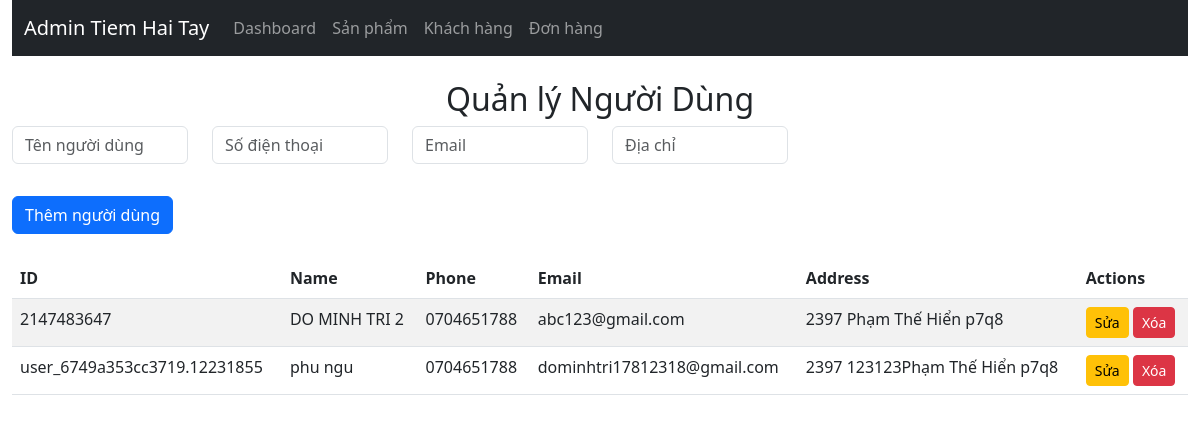
Screenshot of /frontend/admin/users.php with the database file from the repository.
### tables this page shows
CREATE TABLE IF NOT EXISTS `users` (
  `id` varchar(255) NOT NULL,
  `name` varchar(255) NOT NULL,
  `phone` varchar(15) NOT NULL,
  `email` varchar(255) NOT NULL,
  `address` text NOT NULL,
  PRIMARY KEY (`id`)
);

### backend/models/user.php (called while the page is built, shortened)
<?php
function getAllUsers() {
    $conn = getDatabaseConnection();
    $result = $conn->query("SELECT * FROM users");
    return $result->fetch_all(MYSQLI_ASSOC);
}
?>

### frontend/admin/users.php (the view, shortened to what this page needs)
<?php
include './components/header.php';
require_once '../../backend/models/user.php';
$users = getAllUsers();
?>
<div class="container-fluid">
    <?php include './components/navbar.php'; ?>
    <div class="row mt-4">
        <div class="col-md-12">
            <h2 class="text-center">Quản lý Người Dùng</h2>
            <form action="../../backend/routes/apiUser.php?action=addUser" method="POST" class="mb-4">
                <div class="row">
                    <div class="col-12 col-md-2 mb-3">
                        <input type="text" name="name" class="form-control" placeholder="Tên người dùng" required>
                    </div>
                    <div class="col-12 col-md-2 mb-3">
                        <input type="number" name="phone" class="form-control" placeholder="Số điện thoại" required>
                    </div>
                    <div class="col-12 col-md-2 mb-3">
                        <input type="email" name="email" class="form-control" placeholder="Email" required>
                    </div>
                    <div class="col-12 col-md-2 mb-3">
                        <input type="text" name="address" class="form-control" placeholder="Địa chỉ" required>
                    </div>
                </div>
                <button type="submit" class="btn btn-primary mt-3">Thêm người dùng</button>
            </form>
            <table class="table table-striped">
                <thead>
                    <tr>
                        <th>ID</th>
                        <th>Name</th>
                        <th>Phone</th>
                        <th>Email</th>
                        <th>Address</th>
                        <th>Actions</th>
                    </tr>
                </thead>
                <tbody>
                    <?php foreach ($users as $user): ?>
                        <tr>
                            <td><?= $user['id'] ?></td>
                            <td><?= $user['name'] ?></td>
                            <td><?= $user['phone'] ?></td>
                            <td><?= $user['email'] ?></td>
                            <td><?= $user['address'] ?></td>
                            <td>
                                <button class="btn btn-warning btn-sm edit-btn" data-id="<?= $user['id'] ?>"
                                    data-name="<?= $user['name'] ?>" data-phone="<?= $user['phone'] ?>"
                                    data-email="<?= $user['email'] ?>" data-address="<?= $user['address'] ?>"
                                    data-toggle="modal" data-target="#editModal">Sửa</button>
                                <a href="../../backend/routes/apiUser.php?action=deleteUser&id=<?= $user['id'] ?>"
                                    class="btn btn-danger btn-sm"
                                    onclick="return confirm('Bạn có chắc chắn muốn xóa người dùng này?')">Xóa</a>
                            </td>
                        </tr>
                    <?php endforeach; ?>
                </tbody>
            </table>
        </div>
    </div>
</div>
<?php include './components/footer.php'; ?>

### rows the page displays
users: id "2147483647", name "DO MINH TRI 2", phone "0704651788", email "abc123@gmail.com", address "2397 Phạm Thế Hiển p7q8"
users: id "user_6749a353cc3719.12231855", name "phu ngu", phone "0704651788", email "dominhtri17812318@gmail.com", address "2397 123123Phạm Thế Hiển p7q8"
